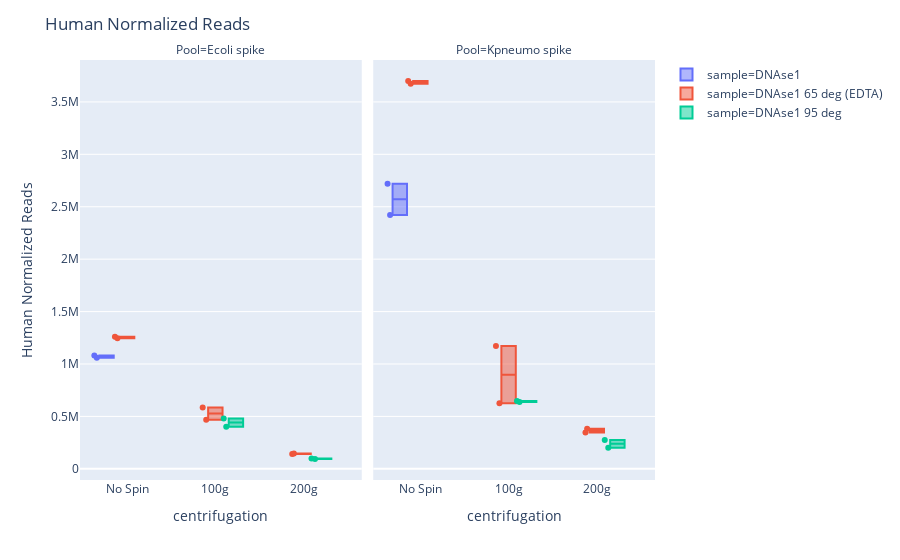

The code cell stored with this chart in its notebook:
### Code cell
fig_t7 = px.box(merged, x='centrifugation', y='Human', color='sample',
                labels={'Human': 'Human Normalized Reads'}, points='all',
                facet_col='Pool', category_orders={'centrifugation': ['No Spin', '100g', '200g']})
fig_t7.update_layout(height=700, title='Human Normalized Reads')
fig_t7.show()

### Figure 1 — Plotly figure (JSON) as saved in the notebook; plotly's stock layout.template omitted (floating-point values rounded to 4 significant figures)
{"data": [{"alignmentgroup": "True", "boxpoints": "all", "hoverlabel": {"namelength": 0}, "hovertemplate": "sample=DNAse1<br>Pool=Ecoli spike<br>centrifugation=%{x}<br>Human Normalized Reads=%{y}", "legendgroup": "sample=DNAse1", "marker": {"color": "#636efa"}, "name": "sample=DNAse1", "notched": false, "offsetgroup": "sample=DNAse1", "orientation": "v", "showlegend": true, "type": "box", "x": ["No Spin", "No Spin"], "x0": " ", "xaxis": "x", "y": [1061000.0, 1081000.0], "y0": " ", "yaxis": "y"}, {"alignmentgroup": "True", "boxpoints": "all", "hoverlabel": {"namelength": 0}, "hovertemplate": "sample=DNAse1<br>Pool=Kpneumo spike<br>centrifugation=%{x}<br>Human Normalized Reads=%{y}", "legendgroup": "sample=DNAse1", "marker": {"color": "#636efa"}, "name": "sample=DNAse1", "notched": false, "offsetgroup": "sample=DNAse1", "orientation": "v", "showlegend": false, "type": "box", "x": ["No Spin", "No Spin"], "x0": " ", "xaxis": "x2", "y": [2719000.0, 2422000.0], "y0": " ", "yaxis": "y2"}, {"alignmentgroup": "True", "boxpoints": "all", "hoverlabel": {"namelength": 0}, "hovertemplate": "sample=DNAse1 65 deg (EDTA)<br>Pool=Ecoli spike<br>centrifugation=%{x}<br>Human Normalized Reads=%{y}", "legendgroup": "sample=DNAse1 65 deg (EDTA)", "marker": {"color": "#EF553B"}, "name": "sample=DNAse1 65 deg (EDTA)", "notched": false, "offsetgroup": "sample=DNAse1 65 deg (EDTA)", "orientation": "v", "showlegend": true, "type": "box", "x": ["No Spin", "No Spin", "200g", "200g", "100g", "100g"], "x0": " ", "xaxis": "x", "y": [1246000.0, 1259000.0, 141100.0, 147100.0, 585700.0, 469400.0], "y0": " ", "yaxis": "y"}, {"alignmentgroup": "True", "boxpoints": "all", "hoverlabel": {"namelength": 0}, "hovertemplate": "sample=DNAse1 65 deg (EDTA)<br>Pool=Kpneumo spike<br>centrifugation=%{x}<br>Human Normalized Reads=%{y}", "legendgroup": "sample=DNAse1 65 deg (EDTA)", "marker": {"color": "#EF553B"}, "name": "sample=DNAse1 65 deg (EDTA)", "notched": false, "offsetgroup": "sample=DNAse1 65 deg (EDTA)", "orientation": "v", "showlegend": false, "type": "box", "x": ["No Spin", "No Spin", "200g", "200g", "100g", "100g"], "x0": " ", "xaxis": "x2", "y": [3699000.0, 3673000.0, 382900.0, 346200.0, 1171000.0, 626400.0], "y0": " ", "yaxis": "y2"}, {"alignmentgroup": "True", "boxpoints": "all", "hoverlabel": {"namelength": 0}, "hovertemplate": "sample=DNAse1 95 deg<br>Pool=Ecoli spike<br>centrifugation=%{x}<br>Human Normalized Reads=%{y}", "legendgroup": "sample=DNAse1 95 deg", "marker": {"color": "#00cc96"}, "name": "sample=DNAse1 95 deg", "notched": false, "offsetgroup": "sample=DNAse1 95 deg", "orientation": "v", "showlegend": true, "type": "box", "x": ["200g", "200g", "100g", "100g"], "x0": " ", "xaxis": "x", "y": [98050.0, 93870.0, 480800.0, 402600.0], "y0": " ", "yaxis": "y"}, {"alignmentgroup": "True", "boxpoints": "all", "hoverlabel": {"namelength": 0}, "hovertemplate": "sample=DNAse1 95 deg<br>Pool=Kpneumo spike<br>centrifugation=%{x}<br>Human Normalized Reads=%{y}", "legendgroup": "sample=DNAse1 95 deg", "marker": {"color": "#00cc96"}, "name": "sample=DNAse1 95 deg", "notched": false, "offsetgroup": "sample=DNAse1 95 deg", "orientation": "v", "showlegend": false, "type": "box", "x": ["200g", "200g", "100g", "100g"], "x0": " ", "xaxis": "x2", "y": [274900.0, 201600.0, 648200.0, 637800.0], "y0": " ", "yaxis": "y2"}], "layout": {"annotations": [{"font": {}, "showarrow": false, "text": "Pool=Ecoli spike", "x": 0.245, "xanchor": "center", "xref": "paper", "y": 1, "yanchor": "bottom", "yref": "paper"}, {"font": {}, "showarrow": false, "text": "Pool=Kpneumo spike", "x": 0.755, "xanchor": "center", "xref": "paper", "y": 1, "yanchor": "bottom", "yref": "paper"}], "autosize": true, "boxmode": "group", "legend": {"tracegroupgap": 0}, "margin": {"t": 60}, "title": {"text": "Human Normalized Reads"}, "xaxis": {"anchor": "y", "autorange": true, "categoryarray": ["No Spin", "100g", "200g"], "categoryorder": "array", "domain": [0, 0.49], "range": [-0.517, 2.659], "title": {"text": "centrifugation"}, "type": "category"}, "xaxis2": {"anchor": "y2", "autorange": true, "categoryarray": ["No Spin", "100g", "200g"], "categoryorder": "array", "domain": [0.51, 1], "matches": "x", "range": [-0.517, 2.659], "title": {"text": "centrifugation"}, "type": "category"}, "yaxis": {"anchor": "x", "autorange": true, "domain": [0, 1], "range": [7283.0, 3894000.0], "title": {"text": "Human Normalized Reads"}, "type": "linear"}, "yaxis2": {"anchor": "x2", "autorange": true, "domain": [0, 1], "matches": "y", "range": [7283.0, 3894000.0], "showticklabels": false, "type": "linear"}}}
